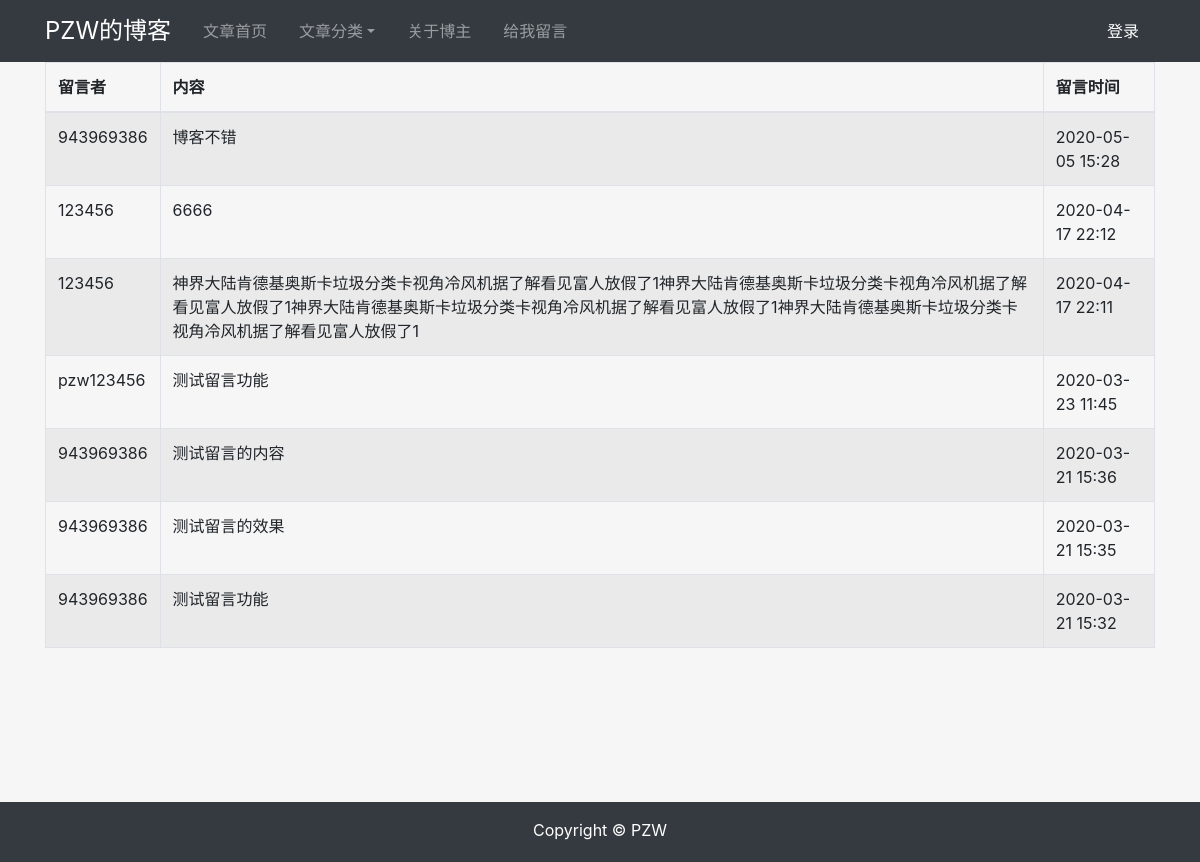
/liuyan/index/, run on the app's committed database.
### liuyan/models.py (models this page shows, shortened)
class Message(models.Model):
    user = models.ForeignKey(User, on_delete=models.CASCADE, related_name='message',verbose_name='留言用户')
    content = models.TextField(max_length=256,verbose_name='留言内容')
    publish = models.DateTimeField(verbose_name='留言时间')
    class Meta:
        ordering = ('-publish',)
        verbose_name = verbose_name_plural = '留言'

### liuyan/views.py (the view)
# urls.py: path('index/',views.index,name='index'),
def index(request):
    messages = Message.objects.all()
    if request.method == 'GET':
        return render(request, 'liuyan/index.html', {'messages':messages})

### templates/liuyan/index.html (shortened to what this page needs)
{% extends 'base.html' %}
{% load staticfiles %}
{% block content %}
    <div class="container">
        <table class="table table-striped table-bordered table-hover table-condensed">
            <thead>
                <tr class="danger">
                    <th>留言者</th>
                    <th>内容</th>
                    <th>留言时间</th>
                </tr>
            </thead>
            <tbody>
                {% if messages %}
                    {% for message in messages %}
                        <tr>
                            <td>{{ message.user }}</td>
                            <td>{{ message.content }}</td>
                            <td>{{ message.publish|date:'Y-m-d H:i' }}</td>
                        </tr>
                    {% endfor %}
                {% else %}
                    <tr>
                        <td colspan="4">无数据</td>
                    </tr>
                {% endif %}
            </tbody>
        </table>
    </div>
{% endblock content %}

### static/css/main.css (style rules this page uses)
html,body { background-color:#f6f6f6; font-size: 1rem; height: 100%; margin: 0; }

### data on the page
Message: user "943969386", content "博客不错", publish "2020-05-05 15:28"
Message: user "123456", content "6666", publish "2020-04-17 22:12"
Message: user "123456", content "神界大陆肯德基奥斯卡垃圾分类卡视角冷风机据了解看见富人放假了1神界大陆肯德基奥斯卡垃圾分类卡视角冷风机据了解看见富人放假了1神界大陆肯德基奥斯卡垃圾分类卡视角冷风机据了解看见富人放假了1神界大陆肯德基奥斯卡垃圾分类卡视角冷风机据了解看见富人放假了1", publish "2020-04-17 22:11"
Message: user "pzw123456", content "测试留言功能", publish "2020-03-23 11:45"
Message: user "943969386", content "测试留言的内容", publish "2020-03-21 15:36"
Message: user "943969386", content "测试留言的效果", publish "2020-03-21 15:35"
Message: user "943969386", content "测试留言功能", publish "2020-03-21 15:32"
